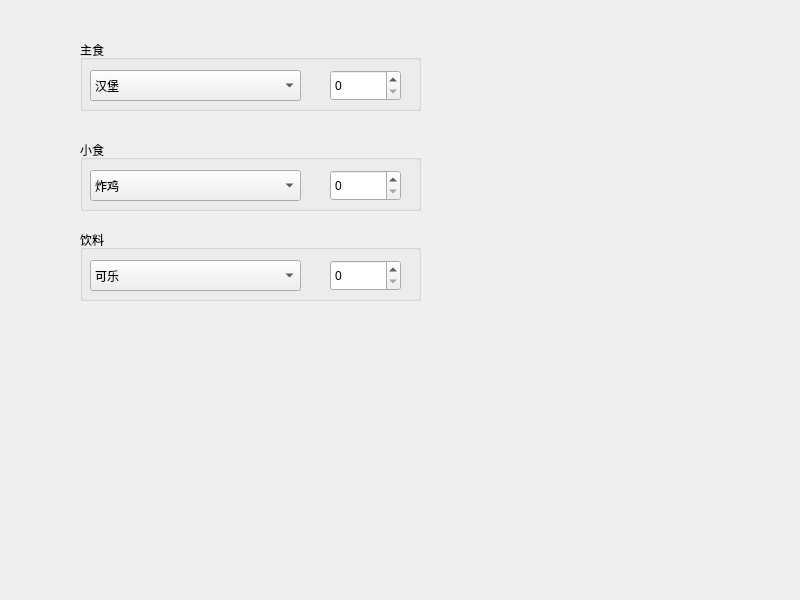
<?xml version="1.0" encoding="UTF-8"?>
<ui version="4.0">
 <class>Widget</class>
 <widget class="QWidget" name="Widget">
  <property name="geometry">
   <rect>
    <x>0</x>
    <y>0</y>
    <width>800</width>
    <height>600</height>
   </rect>
  </property>
  <property name="windowTitle">
   <string>Widget</string>
  </property>
  <widget class="QGroupBox" name="groupBox">
   <property name="geometry">
    <rect>
     <x>80</x>
     <y>40</y>
     <width>341</width>
     <height>71</height>
    </rect>
   </property>
   <property name="title">
    <string>主食</string>
   </property>
   <widget class="QComboBox" name="comboBox">
    <property name="geometry">
     <rect>
      <x>10</x>
      <y>30</y>
      <width>211</width>
      <height>31</height>
     </rect>
    </property>
    <item>
     <property name="text">
      <string>汉堡</string>
     </property>
    </item>
    <item>
     <property name="text">
      <string>鸡肉卷</string>
     </property>
    </item>
   </widget>
   <widget class="QSpinBox" name="spinBox">
    <property name="geometry">
     <rect>
      <x>250</x>
      <y>30</y>
      <width>71</width>
      <height>31</height>
     </rect>
    </property>
   </widget>
  </widget>
  <widget class="QGroupBox" name="groupBox_2">
   <property name="geometry">
    <rect>
     <x>80</x>
     <y>140</y>
     <width>341</width>
     <height>71</height>
    </rect>
   </property>
   <property name="title">
    <string>小食</string>
   </property>
   <widget class="QComboBox" name="comboBox_2">
    <property name="geometry">
     <rect>
      <x>10</x>
      <y>30</y>
      <width>211</width>
      <height>31</height>
     </rect>
    </property>
    <item>
     <property name="text">
      <string>炸鸡</string>
     </property>
    </item>
    <item>
     <property name="text">
      <string>鱿鱼丝</string>
     </property>
    </item>
   </widget>
   <widget class="QSpinBox" name="spinBox_2">
    <property name="geometry">
     <rect>
      <x>250</x>
      <y>30</y>
      <width>71</width>
      <height>31</height>
     </rect>
    </property>
   </widget>
  </widget>
  <widget class="QGroupBox" name="groupBox_3">
   <property name="geometry">
    <rect>
     <x>80</x>
     <y>230</y>
     <width>341</width>
     <height>71</height>
    </rect>
   </property>
   <property name="title">
    <string>饮料</string>
   </property>
   <widget class="QComboBox" name="comboBox_3">
    <property name="geometry">
     <rect>
      <x>10</x>
      <y>30</y>
      <width>211</width>
      <height>31</height>
     </rect>
    </property>
    <item>
     <property name="text">
      <string>可乐</string>
     </property>
    </item>
    <item>
     <property name="text">
      <string>雪碧</string>
     </property>
    </item>
    <item>
     <property name="text">
      <string>橙汁</string>
     </property>
    </item>
   </widget>
   <widget class="QSpinBox" name="spinBox_3">
    <property name="geometry">
     <rect>
      <x>250</x>
      <y>30</y>
      <width>71</width>
      <height>31</height>
     </rect>
    </property>
   </widget>
  </widget>
 </widget>
 <resources/>
 <connections/>
</ui>
